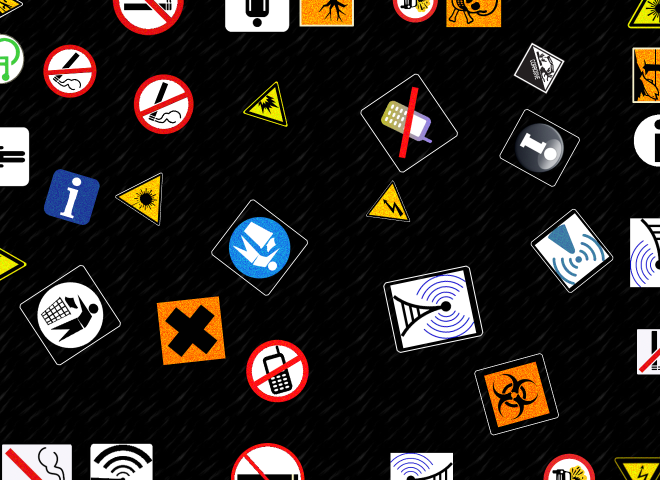
%> input picture TRABALHO_2/Seq39x/imagens/svpi2023_TP2_img_391_09.png, 1320 x 960 px (shown at 1/2 size); its folder holds only this picture in this run
$ octave border_counter.m   (GNU Octave 9; MATLAB toolbox functions it lacks are replaced by stand-ins)
%> lines starting %> are read from the running program, lines starting %| are printed output that depends on the picture; in (x1, y1, x2, y2) boxes, pixels count from 0 and x2, y2 are one past the last pixel; in counts of white or black regions, pixels touching at a corner belong together; the program's own positions count from 1
clear all
close all
clc
%function tp2_97746()
nn = 97746;

dificuldade = 1; % 1-hardest; 2-mid; 3 - easier

% lista = dir("Imagens de Referência/frame/svpi2023_TP2_img_*"+dificuldade+"_*.png");
% lista = dir("Imagens de Referência/noframe/svpi2023_TP2_img_*"+dificuldade+"_*.png");
 lista = dir("Seq39x/imagens/svpi2023_TP2_img_*"+dificuldade+"_*.png");
% lista = dir("../svpi2023_TP2_img_*"+dificuldade+"_*.png");

num_files = size(lista,1);
matrix = zeros(num_files,18);
for i=1:num_files
    tic
    file = lista(i).name;
    num_seq = str2double(file(18:20));
    num_img = str2double(file(22:23));
    image = im2double(imread([lista(i).folder,'\',lista(i).name]));
    %imshow(image)
    figure
    [obj_border,obj_ok,obj_frame,bio,cor,elec,explo,info,laser,lit,phone,smoking,tox,wc,wifi] = func_identifier(image);
    matrix(i,:) =[nn,num_seq,num_img,obj_border,obj_ok,obj_frame,bio,cor,elec,explo,info,laser,lit,phone,smoking,tox,wc,wifi];
    %pause
    toc
end
writematrix(matrix,"tp2_97746.txt")
disp('finished')
%close all
%end

function [obj_border,obj_ok,obj_frame,bio,cor,elec,explo,info,laser,lit,phone,smoking,tox,wc,wifi] = func_identifier(image)
obj_border = 0;
obj_ok = 0;
obj_frame = 0;
bio = 0;
cor = 0;
elec = 0;
explo = 0;
info = 0;
laser = 0;
lit = 0;
phone = 0;
smoking = 0;
tox = 0;
wc = 0;
wifi = 0;

Z = rgb2gray(image);
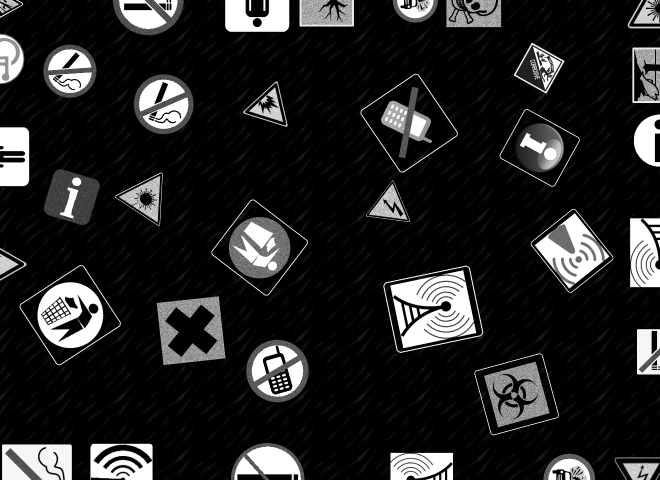
%> Z: size 960x1320 double (shown at 1/2 size); min 0, max 1, mean 0.146
Z = imadjust(Z);
Z = autobin(Z);
%> in autobin, `mask = graythresh(A);`: mask = 0.443
%> in autobin, `Z = imbinarize(A,mask);`:
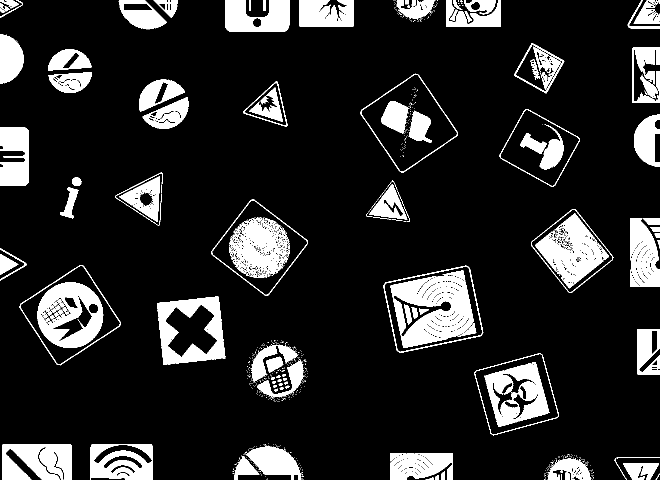
%> Z: size 960x1320 logical (shown at 1/2 size); 14.5% white; 793 white regions (677 under 20 px), largest, box (x1, y1, x2, y2) and area: (781, 551, 953, 696) 14921, (75, 564, 207, 696) 9727, (1070, 427, 1218, 577) 9503

% [7 lines of commented-out code are left out]

tolerance = 0.07;
tolerance_inf = 1-tolerance;
tolerance_sup = 1+tolerance;

mask = bwareaopen(Z, 200);
%> mask: size 960x1320 logical; 14.2% white; 65 white regions
[L,n] = bwlabel(mask);
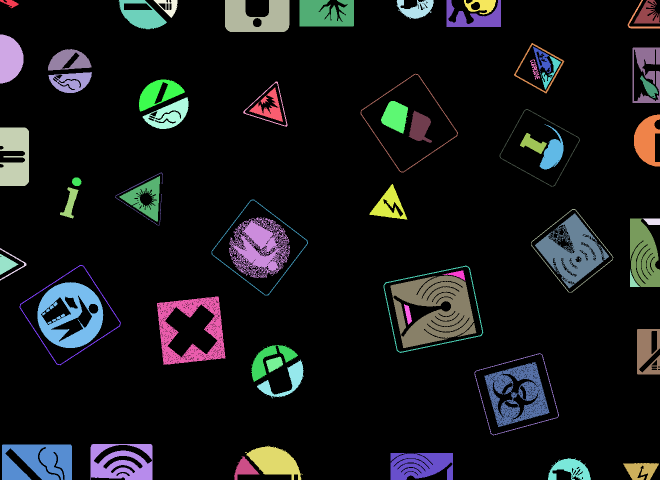
%> L: size 960x1320 double (shown at 1/2 size); 66 distinct labels, from 0 to 65; one colour per label, 0 black
%> n = 65
features = regionprops(mask,'all');
%> features = 65 regions; largest, box (x1, y1, x2, y2), Area, Centroid, MajorAxisLength, MinorAxisLength and Eccentricity: (781, 551, 953, 696) 14921 [869.1 620.1] 174 153.5 0.471, (75, 564, 207, 696) 9727 [141.5 630.3] 147.6 139.7 0.322, (1070, 427, 1218, 577) 9503 [1145.6 503.3] 128.5 122.2 0.308
border_limits_solidity = [0.044261*tolerance_inf 0.08024*tolerance_sup];
border_idx_solidity = find([features.Solidity] > border_limits_solidity(1) & [features.Solidity]<border_limits_solidity(2));
%> border_idx_solidity = [7 14 21 32 35 44 46 50]

mask = ismember(L, border_idx_solidity);
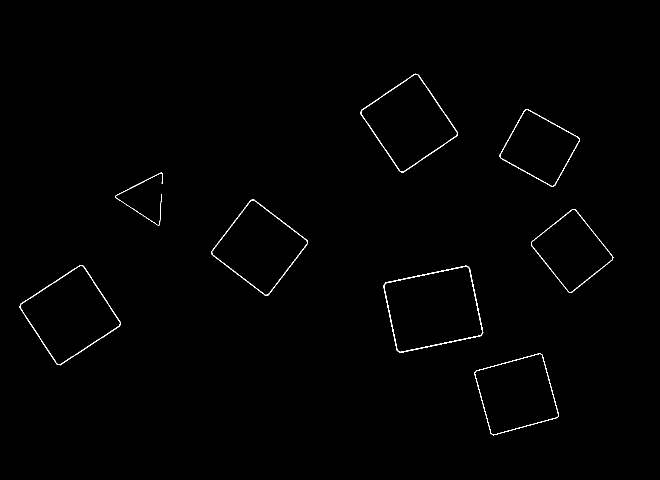
%> mask: size 960x1320 logical (shown at 1/2 size); 0.56% white in thin lines or dots, all inside (x1, y1, x2, y2) = (39, 147, 1227, 871)
filled = imfill(mask, 'holes');
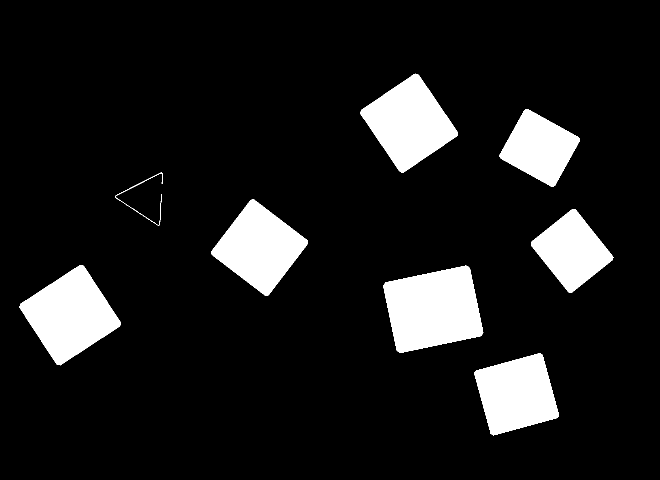
%> filled: size 960x1320 logical (shown at 1/2 size); 10.9% white; 8 white regions
features_filled = regionprops(filled,'all');
%> features_filled = 8 regions; largest, box (x1, y1, x2, y2), Area, Centroid, MajorAxisLength, MinorAxisLength and Eccentricity: (767, 531, 967, 706) 25492 [867 619] 204 166.2 0.58, (39, 530, 242, 731) 22426 [140.9 630.8] 176.8 168.8 0.299, (721, 147, 916, 345) 21155 [818.8 246.8] 173.9 161.8 0.367, (423, 399, 616, 591) 20062 [519.8 495.7] 166.3 160.6 0.259
border_idx_circularity = find([features_filled.Circularity] > 0.7);
%> border_idx_circularity = [1 3 4 5 6 7 8]
obj_frame = length(border_idx_circularity);
%> obj_frame = 7

Z = logical(Z-mask);
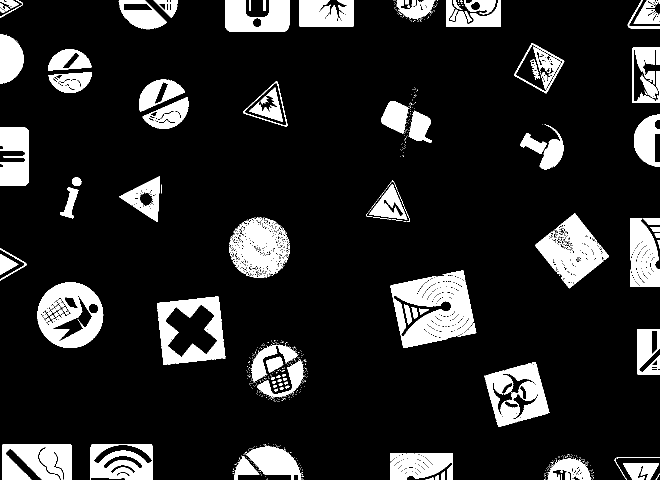
%> Z: size 960x1320 logical (shown at 1/2 size); 14% white; 785 white regions (677 under 20 px), largest, box (x1, y1, x2, y2) and area: (781, 551, 953, 696) 14921, (75, 564, 207, 696) 9727, (1070, 427, 1218, 577) 9503

img = xor(filled,Z);
%> img: size 960x1320 logical; 15.5% white; 1159 white regions (1047 under 20 px), largest, box (x1, y1, x2, y2) and area: (721, 147, 916, 345) 16845, (423, 399, 616, 591) 12026, (999, 218, 1160, 374) 11250
img = imfill(img,'holes');
%> img: size 960x1320 logical; 21.7% white; 612 white regions (526 under 20 px), largest, box (x1, y1, x2, y2) and area: (767, 531, 967, 706) 25492, (39, 530, 242, 731) 22426, (721, 147, 916, 345) 21155
img = imdilate(img,ones(3));
%> img: size 960x1320 logical; 23.8% white; 85 white regions (17 under 20 px), largest, box (x1, y1, x2, y2) and area: (766, 530, 968, 707) 26246, (38, 529, 243, 732) 23238, (720, 146, 917, 346) 21945
img = bwconvhull(img,'objects');
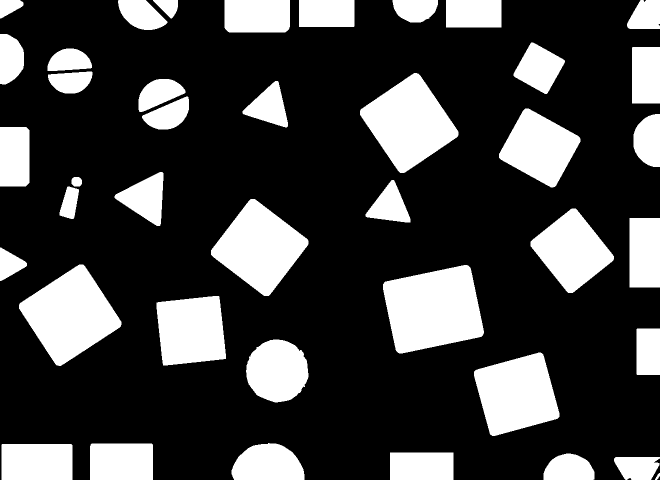
%> img: size 960x1320 logical (shown at 1/2 size); 25.4% white; 41 white regions, largest, box (x1, y1, x2, y2) and area: (766, 530, 968, 707) 26533, (38, 529, 243, 732) 23462, (720, 146, 917, 346) 22158
%> `[obj_border,obj_ok,obj_frame,bio,cor,elec,explo,info,laser,lit,phone,s..`: obj_border = 0; obj_frame = 7; bio = 0
imshow(img)
% [45 lines of commented-out code are left out]


end
function Z = autobin(A)
  mask = graythresh(A);
  Z = imbinarize(A,mask);
  if mask < mean(Z(:))
      Z = 1-Z;
  end
end

$ run again, on TRABALHO_2/Seq39x/imagens/svpi2023_TP2_img_391_14.png
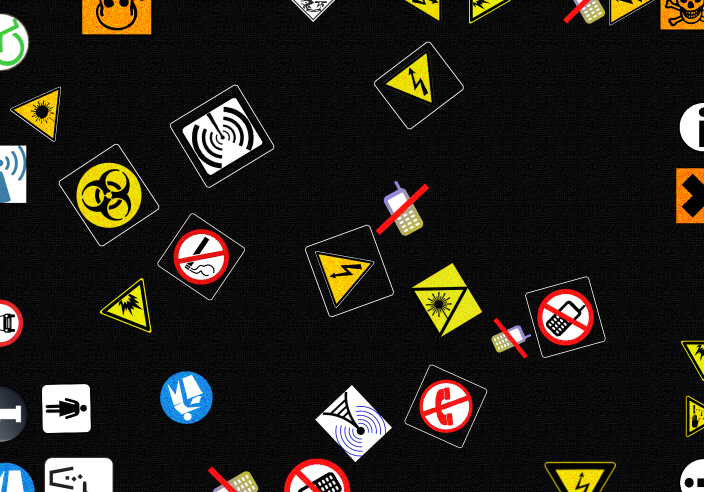
%> input picture TRABALHO_2/Seq39x/imagens/svpi2023_TP2_img_391_14.png, 1408 x 984 px (shown at 1/2 size)
%> in autobin, `mask = graythresh(A);`: mask = 0.443
%> in func_identifier, `[L,n] = bwlabel(mask);`:
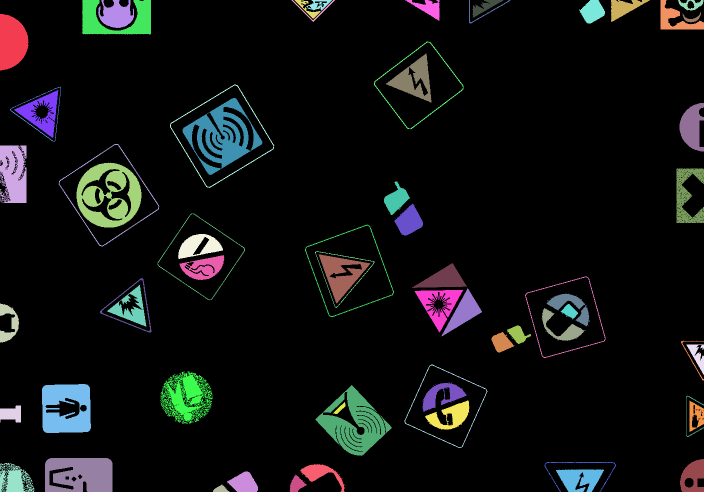
%> L: size 984x1408 double (shown at 1/2 size); 67 distinct labels, from 0 to 66; one colour per label, 0 black
%> n = 66
%> features = 66 regions; largest, box (x1, y1, x2, y2), Area, Centroid, MajorAxisLength, MinorAxisLength and Eccentricity: (153, 325, 283, 455) 9576 [218.5 390.9] 140.8 140.5 0.0658, (365, 196, 525, 350) 9558 [444.9 273.2] 139.1 134.5 0.255, (631, 770, 784, 912) 9220 [709.4 848.2] 136.9 120.7 0.471
%> border_idx_solidity = [6 10 16 18 28 30 34 38 49 51]
%> filled: size 984x1408 logical; 9.9% white; 9 white regions
%> features_filled = 9 regions; largest, box (x1, y1, x2, y2), Area, Centroid, MajorAxisLength, MinorAxisLength and Eccentricity: (340, 169, 549, 376) 24039 [444.6 272.9] 183.4 174.5 0.307, (117, 288, 319, 493) 22690 [218.5 390.7] 181.9 166 0.409, (610, 449, 788, 634) 20834 [699.4 542.3] 173.3 160 0.384
%> border_idx_circularity = [2 3 4 5 6 7 8]
%> in func_identifier, `obj_frame = length(border_idx_circularity);`: obj_frame = 7
%> in func_identifier, `img = bwconvhull(img,'objects');`:
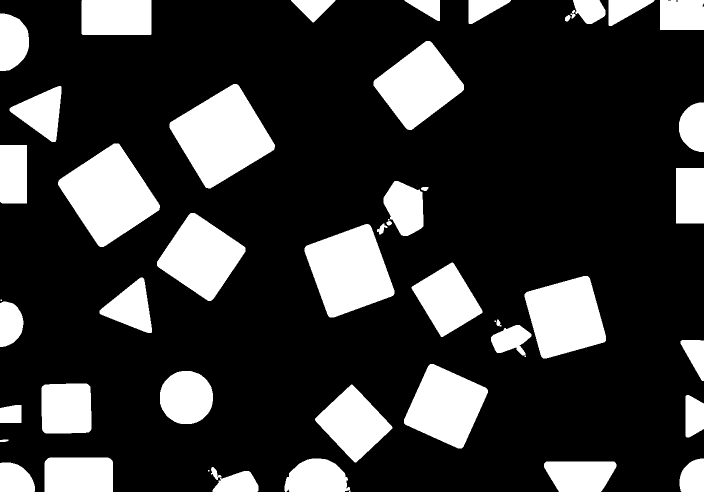
%> img: size 984x1408 logical (shown at 1/2 size); 21.5% white; 49 white regions (4 under 20 px), largest, box (x1, y1, x2, y2) and area: (339, 168, 550, 377) 25116, (116, 287, 320, 494) 23726, (609, 448, 789, 635) 21797
%> `[obj_border,obj_ok,obj_frame,bio,cor,elec,explo,info,laser,lit,phone,s..`: obj_border = 0; obj_frame = 7; bio = 0
